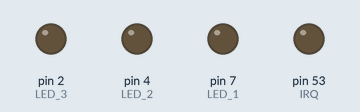
A sketch run on a simulated Arduino Mega 2560, built with avr-gcc and run on an emulated ATmega2560. Shown: output pins drawn as LEDs (lit = HIGH). Pins used as bus, display or sensor lines are not drawn; what the sketch prints to the serial monitor is not drawn.

Above: at 0.1 s.
Timing chart, 0 to 1.6 s (numbered marks = the images above):
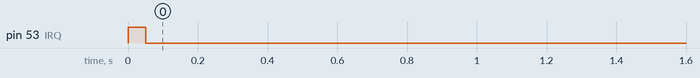

The sketch:

LighController_RX.ino
```cpp
/*
   LightController_RX.ino
   By Bud Wandinger
   Last Modified on May 5, 2017

   The purpose of this sketch is to utilize the nRF24L01 module
   for wireless command protocal. This sketch works as the reciever
   module which recieved simple kex commands, decodes the commands,
   and then controls a set of LEDs coinciding with the recieved
   comands.
*/

#include "RF.h"

#define LED_1 7
#define LED_2 4
#define LED_3 2

unsigned char TX_ADDRESS[TX_ADR_WIDTH]  =
{
  0x34, 0x43, 0x10, 0x10, 0x01
}; // Define a static TX address

unsigned char rx_buf[TX_PLOAD_WIDTH] = {0}; // initialize value
unsigned char tx_buf[TX_PLOAD_WIDTH] = {0};

void setup() {
  Serial.begin(9600);
  pinMode(CE, OUTPUT);
  pinMode(CSN, OUTPUT);
  pinMode(IRQ, INPUT);
  SPI.begin();
  delay(50);
  init_io();
  unsigned char sstatus = SPI_Read(STATUS);
  Serial.println("*******************RX_Mode Start****************************");
  Serial.print("status = ");
  Serial.println(sstatus, HEX);    // default value should be ‘E’
  RX_Mode(TX_ADDRESS);

  //LEDs
  pinMode(LED_1, OUTPUT);
  pinMode(LED_2, OUTPUT);
  pinMode(LED_3, OUTPUT);
}

void loop() {
  unsigned char sstatus = SPI_Read(STATUS);
  Serial.print(sstatus);
  if (sstatus & RX_DR) {
    Serial.println("in IF");
    SPI_Read_Buf(RD_RX_PLOAD, rx_buf, TX_PLOAD_WIDTH);
    SPI_RW_Reg(FLUSH_RX, 0);
    if (rx_buf[0] == 0x01) {
      Serial.println("Recieved 0x01");
      digitalWrite(LED_1, HIGH);
      digitalWrite(LED_2, LOW);
      digitalWrite(LED_3, LOW);
    }
    else if (rx_buf[0] == 0x02) {
      Serial.println("Recieved 0x02");
      digitalWrite(LED_1, LOW);
      digitalWrite(LED_2, HIGH);
      digitalWrite(LED_3, LOW);
    }
    else if (rx_buf[0] == 0x03) {
      Serial.println("Recieved 0x03");
      digitalWrite(LED_1, LOW);
      digitalWrite(LED_2, LOW);
      digitalWrite(LED_3, HIGH);
    }
    else if (rx_buf[0] == 0x0){
      Serial.println("Recieved 0x00");
      digitalWrite(LED_1, LOW);
      digitalWrite(LED_2, LOW);
      digitalWrite(LED_3, LOW);
    }
  }
  SPI_RW_Reg(WRITE_REG + STATUS, sstatus);
  delay(15);
}
```

RF.cpp
```cpp
//RF.cpp

#include "RF.h"

//**************************************************
// Function: init_io();
// Description:
// flash led one time,chip enable(ready to TX or RX Mode),
// Spi disable,Spi clock line init high
//**************************************************
void init_io(void)
{
  digitalWrite(IRQ, 0);
  digitalWrite(CE, 0);      // chip enable
  digitalWrite(CSN, 1);                 // Spi disable
}

/************************************************************************
**   * Function: SPI_RW();
 *
 * Description:
 * Writes one unsigned char to nRF24L01, and return the unsigned char read
 * from nRF24L01 during write, according to SPI protocol
************************************************************************/
unsigned char SPI_RW(unsigned char Byte)
{
  return SPI.transfer(Byte);
}

/**************************************************
 * Function: SPI_RW_Reg();
 *
 * Description:
 * Writes value 'value' to register 'reg'
/**************************************************/
unsigned char SPI_RW_Reg(unsigned char reg, unsigned char value)
{
  unsigned char status;

  digitalWrite(CSN, 0);                   // CSN low, init SPI transaction
  SPI_RW(reg);                            // select register
  SPI_RW(value);                          // ..and write value to it..
  digitalWrite(CSN, 1);                   // CSN high again

  return(status);                   // return nRF24L01 status unsigned char
}

/**************************************************
 * Function: SPI_Read();
 *
 * Description:
 * Read one unsigned char from nRF24L01 register, 'reg'
/**************************************************/
unsigned char SPI_Read(unsigned char reg)
{
  unsigned char reg_val;

  digitalWrite(CSN, 0);                // CSN low, initialize SPI communication...
  SPI_RW(reg);                         // Select register to read from..
  reg_val = SPI_RW(0);                 // ..then read register value
  digitalWrite(CSN, 1);                // CSN high, terminate SPI communication

  return(reg_val);                     // return register value
}

/**************************************************
 * Function: SPI_Read_Buf();
 *
 * Description:
 * Reads 'unsigned chars' #of unsigned chars from register 'reg'
 * Typically used to read RX payload, Rx/Tx address
/**************************************************/
unsigned char SPI_Read_Buf(unsigned char reg, unsigned char *pBuf, unsigned char bytes)
{
  unsigned char sstatus,i;

  digitalWrite(CSN, 0);                   // Set CSN low, init SPI tranaction
  sstatus = SPI_RW(reg);             // Select register to write to and read status unsigned char

  for(i=0;i<bytes;i++)
  {
    pBuf[i] = SPI_RW(0);    // Perform SPI_RW to read unsigned char from nRF24L01
  }

  digitalWrite(CSN, 1);                   // Set CSN high again

  return(sstatus);                  // return nRF24L01 status unsigned char
}

/**************************************************
 * Function: SPI_Write_Buf();
 *
 * Description:
 * Writes contents of buffer '*pBuf' to nRF24L01
 * Typically used to write TX payload, Rx/Tx address
/**************************************************/
unsigned char SPI_Write_Buf(unsigned char reg, unsigned char *pBuf, unsigned char bytes)
{
  unsigned char sstatus,i;

  digitalWrite(CSN, 0);                   // Set CSN low, init SPI tranaction
  sstatus = SPI_RW(reg);             // Select register to write to and read status unsigned char
  for(i=0;i<bytes; i++)             // then write all unsigned char in buffer(*pBuf)
  {
    SPI_RW(*pBuf++);
  }
  digitalWrite(CSN, 1);                   // Set CSN high again
  return(sstatus);                  // return nRF24L01 status unsigned char
}

/**************************************************
 * Function: TX_Mode();
 *
 * Description:
 * This function initializes one nRF24L01 device to
 * TX mode, set TX address, set RX address for auto.ack,
 * fill TX payload, select RF channel, datarate & TX pwr.
 * PWR_UP is set, CRC(2 unsigned chars) is enabled, & PRIM:TX.
 *
 * ToDo: One high pulse(>10us) on CE will now send this
 * packet and expext an acknowledgment from the RX device.
 **************************************************/
void TX_Mode(unsigned char TX_ADDRESS, unsigned char *tx_buf)
{
  digitalWrite(CE, 0);

  SPI_Write_Buf(WRITE_REG + TX_ADDR, TX_ADDRESS, TX_ADR_WIDTH);    // Writes TX_Address to nRF24L01
  SPI_Write_Buf(WRITE_REG + RX_ADDR_P0, TX_ADDRESS, TX_ADR_WIDTH); // RX_Addr0 same as TX_Adr for Auto.Ack

  SPI_RW_Reg(WRITE_REG + EN_AA, 0x01);      // Enable Auto.Ack:Pipe0
  SPI_RW_Reg(WRITE_REG + EN_RXADDR, 0x01);  // Enable Pipe0
  SPI_RW_Reg(WRITE_REG + SETUP_RETR, 0x1a); // 500us + 86us, 10 retrans...
  SPI_RW_Reg(WRITE_REG + RF_CH, 40);        // Select RF channel 40
  SPI_RW_Reg(WRITE_REG + RF_SETUP, 0x07);   // TX_PWR:0dBm, Datarate:2Mbps, LNA:HCURR
  SPI_RW_Reg(WRITE_REG + CONFIG, 0x0e);     // Set PWR_UP bit, enable CRC(2 unsigned chars) & Prim:TX. MAX_RT & TX_DS enabled..
  SPI_Write_Buf(WR_TX_PLOAD,tx_buf,TX_PLOAD_WIDTH);

  digitalWrite(CE, 1);
}

/**************************************************
 * Function: RX_Mode();
 *
 * Description:
 * This function initializes one nRF24L01 device to
 * RX mode, set RX address, set TX address for auto.ack,
 * fill RX payload, select RF channel, datarate & RX pwr.
 * PWR_UP is set, CRC(2 unsigned chars) is enabled, & PRIM:RX.
 *
 * ToDo: One high pulse(>10us) on CE will now send this
 * packet and expext an acknowledgment from the TX device.
 **************************************************/
void RX_Mode(unsigned char *TX_ADDRESS)
{
  digitalWrite(CE, 0);

  SPI_Write_Buf(WRITE_REG + RX_ADDR_P0, TX_ADDRESS, TX_ADR_WIDTH); // Use the same address on the RX device as the TX device
  SPI_RW_Reg(WRITE_REG + EN_AA, 0x01);      // Enable Auto.Ack:Pipe0
  SPI_RW_Reg(WRITE_REG + EN_RXADDR, 0x01);  // Enable Pipe0
  SPI_RW_Reg(WRITE_REG + RF_CH, 40);        // Select RF channel 40
  SPI_RW_Reg(WRITE_REG + RX_PW_P0, TX_PLOAD_WIDTH); // Select same RX payload width as TX Payload width
  SPI_RW_Reg(WRITE_REG + RF_SETUP, 0x07);   // TX_PWR:0dBm, Datarate:2Mbps, LNA:HCURR
  SPI_RW_Reg(WRITE_REG + CONFIG, 0x0f);     // Set PWR_UP bit, enable CRC(2 unsigned chars) & Prim:RX. RX_DR enabled..
  digitalWrite(CE, 1);                             // Set CE pin high to enable RX device
  //  This device is now ready to receive one packet of 16 unsigned chars payload from a TX device sending to address
  //  '3443101001', with auto acknowledgment, retransmit count of 10, RF channel 40 and datarate = 2Mbps.
}
```

RF.h
```cpp
// BYTE type definition
#ifndef RF_H
#define RF_H

#include <Arduino.h>
#include <SPI.h>

void init_io(void);
unsigned char SPI_RW(unsigned char Byte);
unsigned char SPI_RW_Reg(unsigned char reg, unsigned char value);
unsigned char SPI_Read(unsigned char reg);
unsigned char SPI_Read_Buf(unsigned char reg, unsigned char *pBuf, unsigned char bytes);
void TX_Mode(unsigned char TX_ADDRESS, unsigned char *tx_buf);
unsigned char SPI_Write_Buf(unsigned char reg, unsigned char *pBuf, unsigned char bytes);
void RX_Mode(unsigned char *TX_ADDRESS);

//****************************************************
// SPI(nRF24L01) macros
#define TX_ADR_WIDTH 5
#define TX_PLOAD_WIDTH 1
#define CE 8
#define CSN 9
#define IRQ 53
//****************************************************
// SPI(nRF24L01) commands
#define READ_REG        0x00  // Define read command to register
#define WRITE_REG       0x20  // Define write command to register
#define RD_RX_PLOAD     0x61  // Define RX payload register address
#define WR_TX_PLOAD     0xA0  // Define TX payload register address
#define FLUSH_TX        0xE1  // Define flush TX register command
#define FLUSH_RX        0xE2  // Define flush RX register command
#define REUSE_TX_PL     0xE3  // Define reuse TX payload register command
#define NOP             0xFF  // Define No Operation, might be used to read status register
//***************************************************
#define RX_DR    0x40
#define TX_DS    0x20
#define MAX_RT   0x10
//***************************************************
// SPI(nRF24L01) registers(addresses)
#define CONFIG          0x00  // 'Config' register address
#define EN_AA           0x01  // 'Enable Auto Acknowledgment' register address
#define EN_RXADDR       0x02  // 'Enabled RX addresses' register address
#define SETUP_AW        0x03  // 'Setup address width' register address
#define SETUP_RETR      0x04  // 'Setup Auto. Retrans' register address
#define RF_CH           0x05  // 'RF channel' register address
#define RF_SETUP        0x06  // 'RF setup' register address
#define STATUS          0x07  // 'Status' register address
#define OBSERVE_TX      0x08  // 'Observe TX' register address
#define CD              0x09  // 'Carrier Detect' register address
#define RX_ADDR_P0      0x0A  // 'RX address pipe0' register address
#define RX_ADDR_P1      0x0B  // 'RX address pipe1' register address
#define RX_ADDR_P2      0x0C  // 'RX address pipe2' register address
#define RX_ADDR_P3      0x0D  // 'RX address pipe3' register address
#define RX_ADDR_P4      0x0E  // 'RX address pipe4' register address
#define RX_ADDR_P5      0x0F  // 'RX address pipe5' register address
#define TX_ADDR         0x10  // 'TX address' register address
#define RX_PW_P0        0x11  // 'RX payload width, pipe0' register address
#define RX_PW_P1        0x12  // 'RX payload width, pipe1' register address
#define RX_PW_P2        0x13  // 'RX payload width, pipe2' register address
#define RX_PW_P3        0x14  // 'RX payload width, pipe3' register address
#define RX_PW_P4        0x15  // 'RX payload width, pipe4' register address
#define RX_PW_P5        0x16  // 'RX payload width, pipe5' register address
#define FIFO_STATUS     0x17  // 'FIFO Status Register' register address

//************************************************
#endif
```
